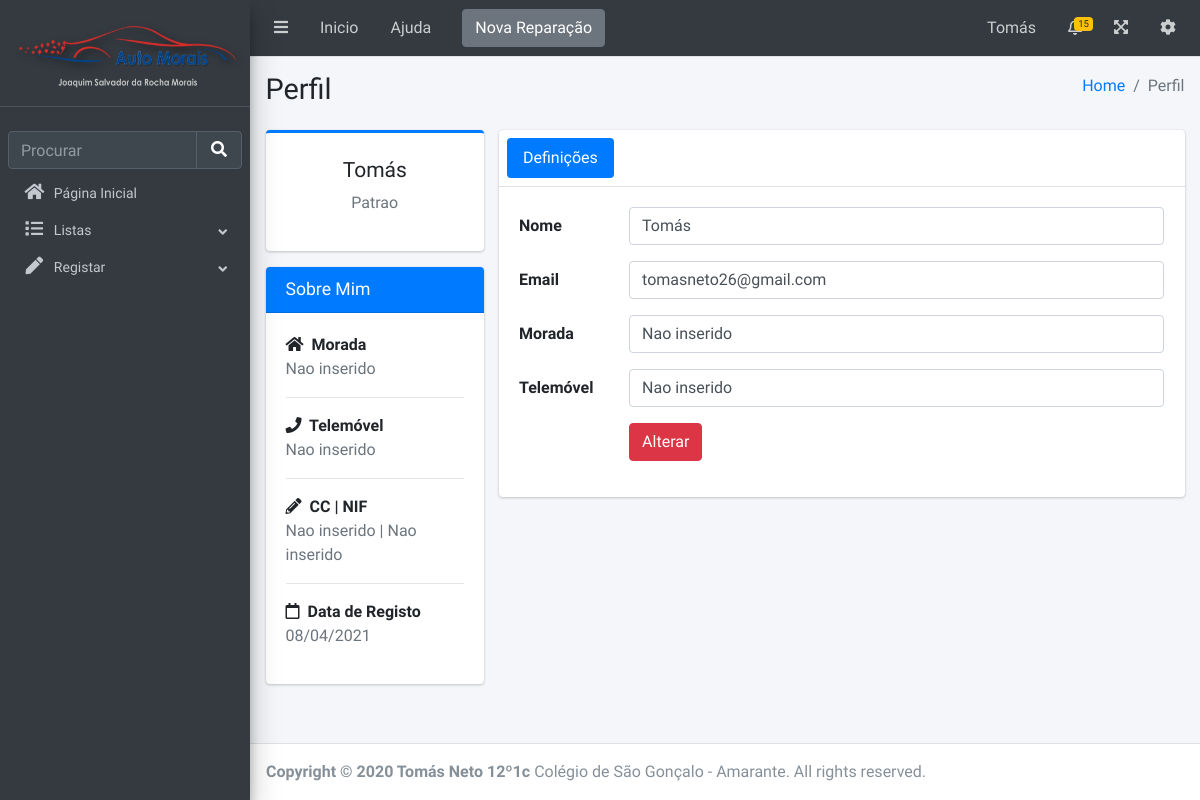
Screenshot of /admindashboard/profile (signed in) with the database file from the repository.
### app.py (models this page shows, shortened)
class users(UserMixin, db.Model):
	id = db.Column(db.Integer, primary_key = True)
	nome = db.Column(db.String(100), nullable = False)
	morada = db.Column(db.String(500), nullable = False, default = "Nao inserido")
	cc = db.Column(db.String(10), nullable = False, default = "Nao inserido", unique=True)
	cargo = db.Column(db.String(20), nullable=False, default = "Patrao")
	nif = db.Column(db.String(20), nullable = False, default = "Nao inserido", unique=True)
	telefone = db.Column(db.Integer, nullable = False, default = "Nao inserido", unique=True)
	email = db.Column(db.String(100), nullable = False, default ="Nao inserido", unique=True)
	password = db.Column(db.String(100), nullable = False, default ="ola")
	data_registo = db.Column(db.String(20), nullable =False, default = today.strftime("%d/%m/%Y") )

### app.py (the view)
@app.route("/admindashboard/profile")
@login_required
def profile():
	return render_template("Software/pages/examples/profile.html")

### app.py (called while the page is built)
@login_manager.user_loader
def load_user(user_id):
	return users.query.get(int(user_id))

### templates/Software/pages/examples/profile.html (shortened to what this page needs)
{%extends 'Software/adminBase.html'%}
{%block body%}
    <section class="content-header">
      <div class="container-fluid">
        <div class="row mb-2">
          <div class="col-sm-6">
            <h1>Perfil</h1>
          </div>
          <div class="col-sm-6">
            <ol class="breadcrumb float-sm-right">
              <li class="breadcrumb-item"><a href="/">Home</a></li>
              <li class="breadcrumb-item active">Perfil</li>
            </ol>
          </div>
        </div>
      </div>
    </section>
    <section class="content">
      <div class="container-fluid">
        <div class="row">
          <div class="col-md-3">
            <div class="card card-primary card-outline">
              <div class="card-body box-profile">
                <h3 class="profile-username text-center">{{current_user.nome}}</h3>
                <p class="text-muted text-center">{{current_user.cargo}}</p>
              </div>
            </div>
            <div class="card card-primary">
              <div class="card-header">
                <h3 class="card-title">Sobre Mim</h3>
              </div>
              <div class="card-body">
                <strong><i class="fas fa-home mr-1"></i> Morada</strong>
                <p class="text-muted">
                  {{current_user.morada}}
                </p>
                <hr>
                <strong><i class="fas fa-phone mr-1"></i> Telemóvel</strong>
                <p class="text-muted">{{current_user.telefone}}</p>
                <hr>
                <strong><i class="fas fa-pencil-alt mr-1"></i> CC | NIF</strong>
                <p class="text-muted">
                  <span class="tag tag-danger">{{current_user.cc}}</span>
                  |
                  <span class="tag tag-success">{{current_user.nif}}</span>
                </p>
                <hr>
                <strong><i class="far fa-calendar mr-1"></i> Data de Registo</strong>
                <p class="text-muted">{{current_user.data_registo}}</p>
              </div>
            </div>
          </div>
          <div class="col-md-9">
            <div class="card">
              <div class="card-header p-2">
                <ul class="nav nav-pills">
                  <li class="nav-item "><a class="nav-link active" href="#activity" data-toggle="tab">Definições</a></li>
                </ul>
              </div>
              <div class="card-body">
                <div class="tab-content">
                  <div class="tab-pane active" id="activity">
                    {% if current_user.cargo != 'Empregado'%}
                    <form action="#" method="POST" class="form-horizontal">
                      {%endif%}
                      <div class="form-group row">
                        <label for="inputName" class="col-sm-2 col-form-label">Nome</label>
                        <div class="col-sm-10">
                          <input type="text" class="form-control" id="inputName" value="{{current_user.nome}}" {% if current_user.cargo != 'Patrao'%} disabled {%endif%}>
                        </div>
                      </div>
                      <div class="form-group row">
                        <label for="inputEmail" class="col-sm-2 col-form-label">Email</label>
                        <div class="col-sm-10">
                          <input type="email" class="form-control" id="inputEmail" value="{{current_user.email}}" {% if current_user.cargo != 'Patrao'%} disabled {%endif%}>
                        </div>
                      </div>
                      <div class="form-group row">
                        <label for="inputName2" class="col-sm-2 col-form-label">Morada</label>
                        <div class="col-sm-10">
                          <input type="text" class="form-control" id="inputName2" value="{{current_user.morada}}" {% if current_user.cargo != 'Patrao'%} disabled {%endif%}>
                        </div>
                      </div>
                      <div class="form-group row">
                        <label for="inputName2" class="col-sm-2 col-form-label">Telemóvel</label>
                        <div class="col-sm-10">
                          <input type="text" class="form-control" id="inputName2" value="{{current_user.telefone}}" {% if current_user.cargo != 'Patrao'%} disabled {%endif%}>
                        </div>
                      </div>
                      {% if current_user.cargo != 'Empregado'%}
                      <div class="form-group row">
                        <div class="offset-sm-2 col-sm-10">
                          <button type="submit" class="btn btn-danger">Alterar</button>
                        </div>
                      </div>
                    </form>
                    {%endif%}
                  </div>
                </div>
              </div>
            </div>
          </div>
        </div>
      </div>
    </section>
  {%endblock%}

### templates/Software/adminBase.html (shortened to what this page needs)
<!DOCTYPE html>
<html lang="en">
<head>
    <link rel="stylesheet" href="{{url_for('static', filename='Software/plugins/fontawesome-free/css/all.min.css') }}">
    <link rel="stylesheet" href="{{url_for('static', filename='Software/plugins/toastr/toastr.min.css') }}">
    <link rel="stylesheet" href="{{url_for('static', filename='Software/plugins/fontawesome-free/css/all.min.css') }}">
    <link rel="stylesheet" href="https://code.ionicframework.com/ionicons/2.0.1/css/ionicons.min.css">
    <link rel="stylesheet" href="{{url_for('static', filename='Software/plugins/tempusdominus-bootstrap-4/css/tempusdominus-bootstrap-4.min.css') }}">
    <link rel="stylesheet" href="{{url_for('static', filename='Software/plugins/icheck-bootstrap/icheck-bootstrap.min.css') }}">
    <link rel="stylesheet" href="{{url_for('static', filename='Software/plugins/jqvmap/jqvmap.min.css') }}">
    <link rel="stylesheet" href="{{url_for('static', filename='Software/dist/css/adminlte.min.css') }}">
    <link rel="stylesheet" href="{{url_for('static', filename='Software/plugins/overlayScrollbars/css/OverlayScrollbars.min.css') }}">
    <link rel="stylesheet" href="{{url_for('static', filename='Software/plugins/daterangepicker/daterangepicker.css') }}">
    <link rel="stylesheet" href="{{url_for('static', filename='Software/plugins/summernote/summernote-bs4.min.css') }}">
    <link rel="stylesheet" href="{{url_for('static', filename='Software/plugins/daterangepicker/daterangepicker.css') }}">
    <link rel="stylesheet" href="{{url_for('static', filename='Software/plugins/icheck-bootstrap/icheck-bootstrap.min.css') }}">
    <link rel="stylesheet" href="{{url_for('static', filename='Software/plugins/bootstrap-colorpicker/css/bootstrap-colorpicker.min.css') }}">
    <link rel="stylesheet" href="{{url_for('static', filename='Software/plugins/select2/css/select2.min.css') }}">
    <link rel="stylesheet" href="{{url_for('static', filename='Software/plugins/select2-bootstrap4-theme/select2-bootstrap4.min.css') }}">
    <link rel="stylesheet" href="{{url_for('static', filename='Software/plugins/bootstrap4-duallistbox/bootstrap-duallistbox.min.css') }}">
    <link rel="stylesheet" href="{{url_for('static', filename='Software/plugins/bootstrap4-duallistbox/bootstrap-duallistbox.min.css') }}">
    <link rel="stylesheet" href="{{url_for('static', filename='Software/plugins/bs-stepper/css/bs-stepper.min.css') }}">
    <link rel="stylesheet" href="{{url_for('static', filename='Software/dist/css/adminlte.min.css') }}">
    <link rel="stylesheet" href="{{url_for('static', filename='Software/plugins/datatables-bs4/css/dataTables.bootstrap4.min.css') }}">
    <link rel="stylesheet" href="{{url_for('static', filename='Software/plugins/datatables-responsive/css/responsive.bootstrap4.min.css') }}">
    <link rel="stylesheet" href="{{url_for('static', filename='Software/plugins/datatables-buttons/css/buttons.bootstrap4.min.css') }}">
</head>
<body class="hold-transition sidebar-mini layout-fixed">
    <div class="wrapper">
        <nav class="main-header navbar navbar-expand navbar-dark ">
            <ul class="navbar-nav">
                <li class="nav-item">
                    <a class="nav-link" data-widget="pushmenu" href="#" role="button"><i class="fas fa-bars"></i></a>
                </li>
                <li class="nav-item d-none d-sm-inline-block">
                    <a href="/admindashboard" class="nav-link">Inicio</a>
                </li>
                <li class="nav-item d-none d-sm-inline-block">
                    <a href="#" class="nav-link">Ajuda</a>
                </li>
            </ul>
            <form class="form-inline ml-3">
                    <div class="input-group-append">
                       <a href="/admindashboard/newrepair" class="btn btn-normal btn-block btn-secondary">Nova Reparação</a>
                    </div>
                </form>
            <ul class="navbar-nav ml-auto">
                <li class="nav-item d-none d-sm-inline-block">
                    <a href="/admindashboard/profile" class="nav-link">{{current_user.nome}}</a>
                </li>
                <li class="nav-item dropdown">
                    <a class="nav-link" data-toggle="dropdown" href="#">
                        <span class="badge badge-warning navbar-badge">15</span>
                    </a>
                </li>
                <li class="nav-item">
                    <a class="nav-link" data-widget="fullscreen" href="#" role="button">
                        <i class="fas fa-expand-arrows-alt"></i>
                    </a>
                </li>
                <li class="nav-item dropdown">
                    <a class="nav-link" data-toggle="dropdown" href="#">
                        <i class="fas fa-cog"></i>
                    </a>
                </li>
            </ul>
        </nav>
        <aside class="main-sidebar sidebar-dark-primary elevation-4">
            <a href="/admindashboard" class="brand-link">
                <img src="{{url_for('static', filename='Software/dist/img/Imagem1.png') }}" style="height: 80px; width: 250px"></i>
            </a>
            <br>
            <div class="sidebar">
                <div class="form-inline">
                    <div class="input-group" data-widget="sidebar-search">
                        <input class="form-control form-control-sidebar" type="search" placeholder="Procurar" aria-label="Search">
                        <div class="input-group-append">
                            <button class="btn btn-sidebar"><i class="fas fa-search fa-fw"></i></button>
                        </div>
                    </div>
                </div>
                <nav class="mt-2">
                    <ul class="nav nav-pills nav-sidebar flex-column nav-child-ident text-sm nav-child-indent" data-widget="treeview" role="menu" data-accordion="false">
                        <li class="nav-item">
                            <a href="/admindashboard" class="nav-link">
                                <i class="nav-icon fas fa-home "></i>
                                <p>
                                    Página Inicial
                                </p>
                            </a>
                        </li>
                        <li class="nav-item menu-is-opening ">
                            <a href="#" class="nav-link">
                                <i class="nav-icon fas fa-list "></i>
                                <p>
                                    Listas
                                    <i class="fas fa-angle-left right "></i>
                                </p>
                            </a>
                        </li>
                        <li class="nav-item menu-is-opening ">
                            <a href="#" class="nav-link">
                                <i class="nav-icon fas fa-pen"></i>
                                <p>
                                    Registar
                                    <i class="fas fa-angle-left right"></i>
                                </p>
                            </a>
                        </li>
                    </ul>
                </nav>
            </div>
        </aside>
        <div class="content-wrapper">
            {%block body%} {%endblock%}
        </div>
        <footer class="main-footer">
            <strong>Copyright &copy; 2020 Tomás Neto 12º1c </strong> Colégio de São Gonçalo - Amarante. All rights reserved.
        </footer>
    </div>
</body>
</html>

### rows the page displays
users: nome "Tomás", cargo "Patrao", morada "Nao inserido", telefone "Nao inserido", cc "Nao inserido", nif "Nao inserido", data_registo "08/04/2021", email "tomasneto26@gmail.com"
